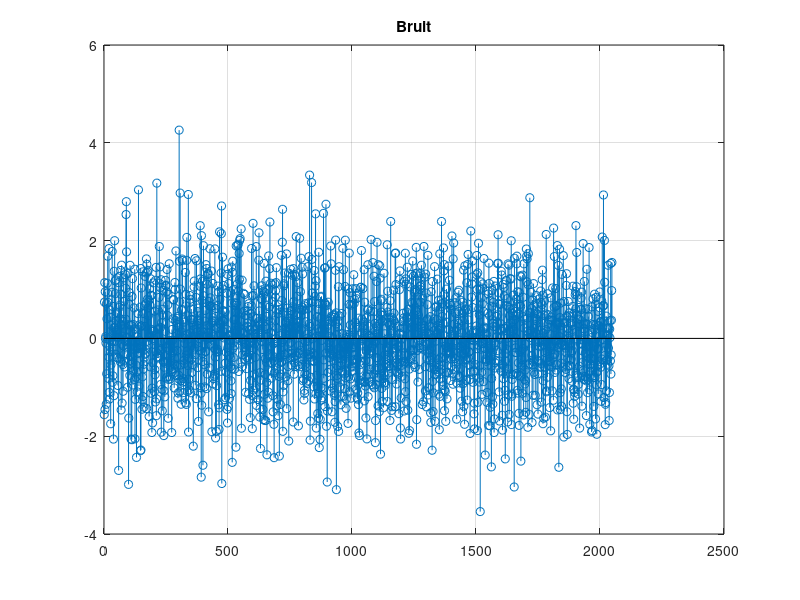
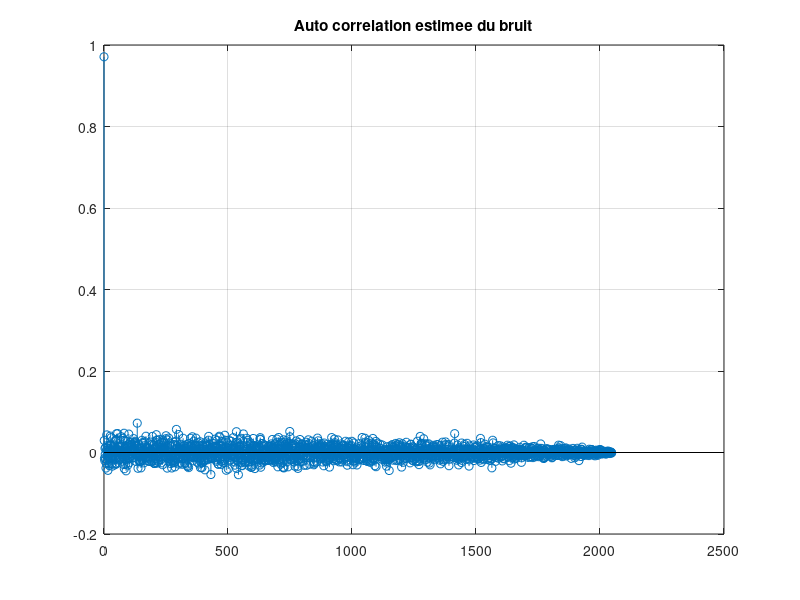
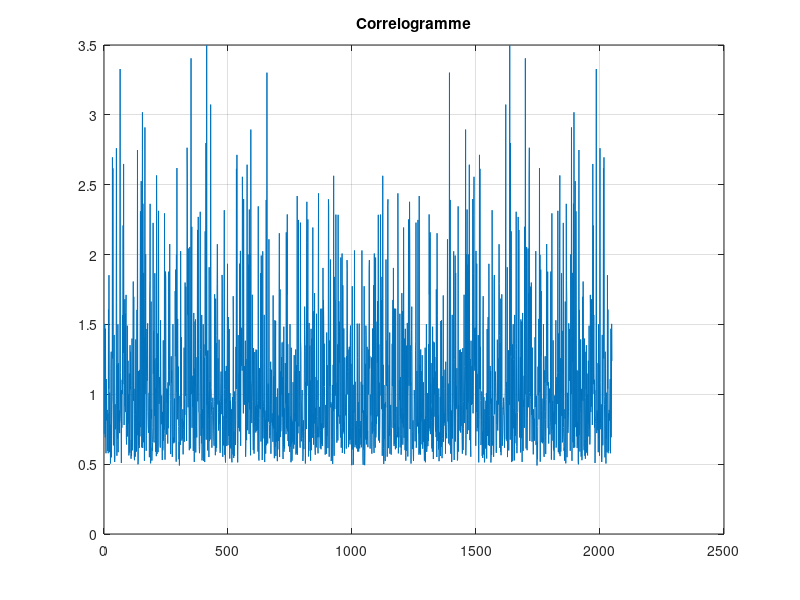

Source code (MATLAB) for these figures, in order:
clc; clear; close all

N = 2048;
nu = 0.2;
sigma = 1;
bruit = sigma*randn(N, 1);


%% correlogramme
for k = 0:N-1
    R_est(k+1) = sum(bruit(1+k:end) .* conj(bruit(1:end-k))) / N;
end

S_est = fft(R_est);

figure(1)
stem(bruit)
grid()
title("Bruit")

n_aff = (0:N-1)';
figure(2)
stem(n_aff, R_est)
grid()
title("Auto correlation estimee du bruit")

figure(3)
plot(abs(S_est))
grid()
title("Correlogramme")

%faire correlog, peridogramme, periodogramme moyenne, puis moyenn et
%fenetre

%% debug avec fonctions matlab
% figure(4)
% [rho, lags] = xcorr(bruit);
% stem(lags, rho)
% title("fonction xcorr")
% 
% figure(5)
% S = fft(rho(N:end));
% plot(abs(S))